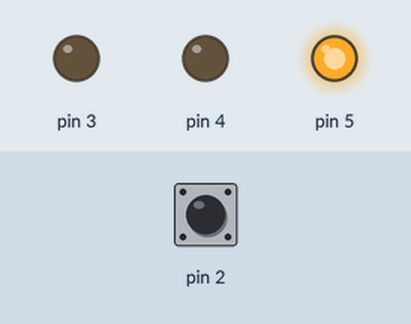
Recording of a sketch running on a simulated Arduino Uno, built with avr-gcc and run on an emulated ATmega328P. Shown: output pins drawn as LEDs (lit = HIGH). The test bench sets the inputs (shaded band); at power-on: pin 2 HIGH.

Above: at 0.1 s.
At 0.6 s:
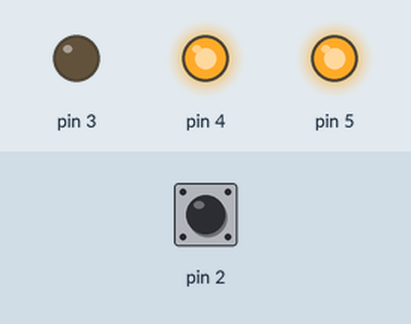
At 1.1 s:
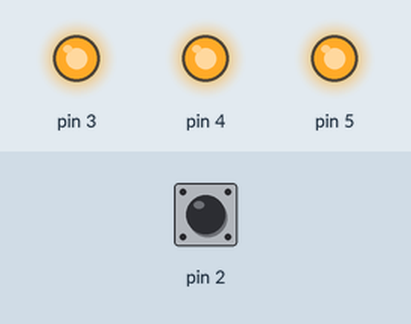
Timing chart, 0 to 2.6 s (numbered marks = the images above):
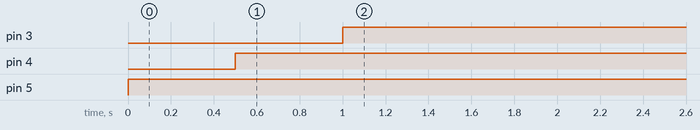

The sketch:

setupforLEDpowerup.jpg.ino
```cpp
int switchState = 0;

void setup() {
  // some code to set the states of the programmable pins:
  pinMode(3, OUTPUT); pinMode(4, OUTPUT); pinMode(5, OUTPUT);
  pinMode(2, INPUT);
  // pinMode(#, INPUT/OUTPUT) where we set the pin and because the pin
  // cannot be both INPUT and output beacuse it can´t both cause a signal and read one

}

void loop() {
  // some code to run and check if the switch is pushed,
  // if pushed the LEDs should light up 1 after another
  switchState = digitalRead(2);
  // digitalRead(2) checks the "INPUT" of the pinMode(2, INPUT)
  // it returns LOW/HIGH based if INPUT is reciving power.

  if (switchState == LOW) {
    digitalWrite(5, HIGH);
    digitalWrite(4, LOW); digitalWrite(3, LOW);
    // if the button is not pressed the RED(5) LED is powered on and
    // the rest is left unpowered and therefore not on.
    }

  if (switchState == HIGH) {
    digitalWrite(5, HIGH);
    delay(500);
    if (switchState == HIGH) {
      digitalWrite(4, HIGH);
      delay(500);
      if (switchState == HIGH) {
        digitalWrite(3, HIGH);
        delay(500);
        }
      if (switchState == LOW) {
      digitalWrite(5, HIGH);
      digitalWrite(4, LOW); digitalWrite(3, LOW);
        }
      }
    if (switchState == LOW) {
      digitalWrite(5, HIGH);
      digitalWrite(4, LOW); digitalWrite(3, LOW);
      }
    }

  // multiple if statements that powers on the LED one at a time
  // if the button is released a while in the code, then the same thing happens as if
  // the button was not pressed at all.

}
```

Measured:
- by itself, pin 3: LOW → HIGH at 1.0 s
- by itself, pin 4: LOW → HIGH at 0.50 s
- by itself, pin 5: LOW → HIGH at 0.00 s
